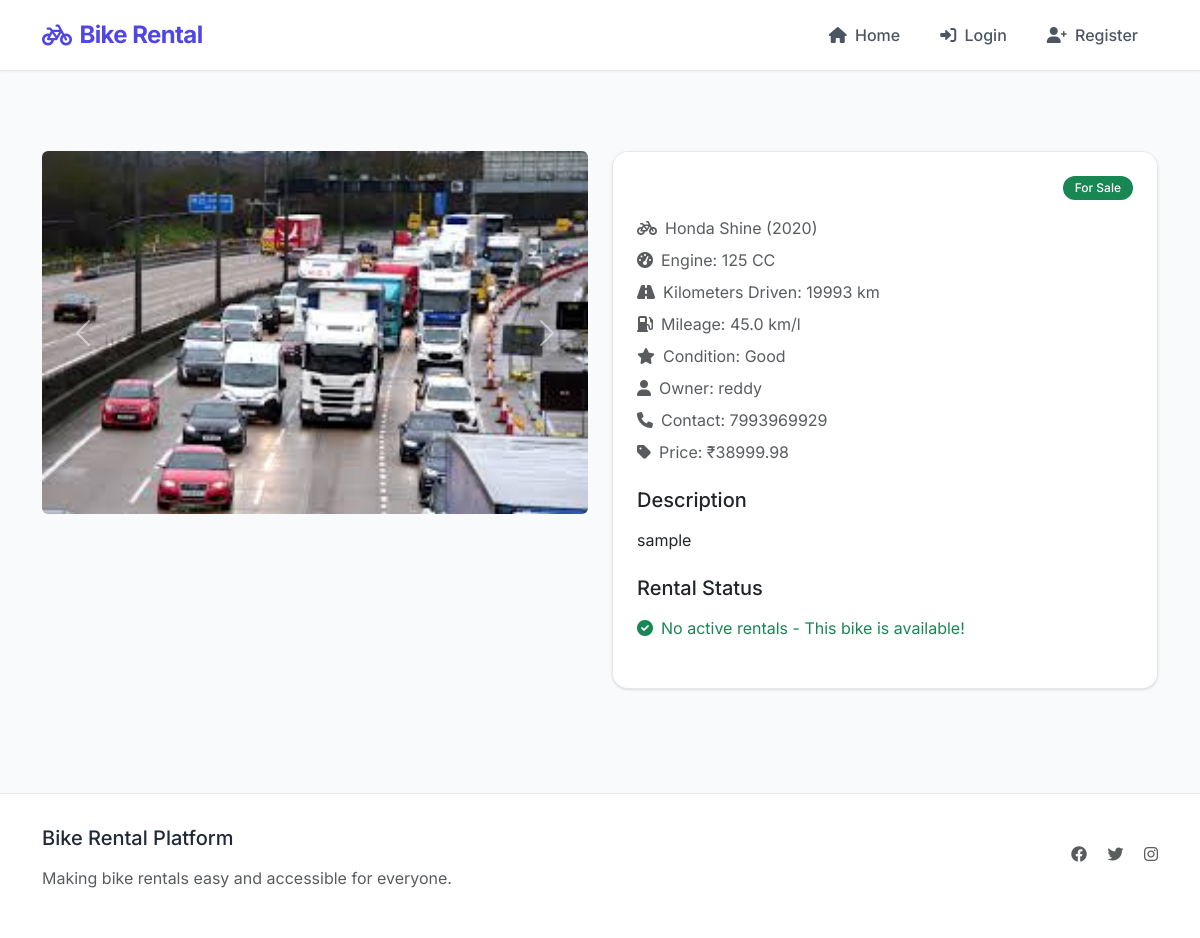
/bikes/2, run on the app's committed database.
### app.py (models this page shows)
class Bike(db.Model):
    id = db.Column(db.Integer, primary_key=True)
    created_at = db.Column(db.DateTime, default=datetime.utcnow)
    brand = db.Column(db.String(50), nullable=False)
    model = db.Column(db.String(100), nullable=False)
    year = db.Column(db.Integer, nullable=False)
    engine_cc = db.Column(db.Integer, nullable=False)
    km_driven = db.Column(db.Integer, nullable=False)
    mileage = db.Column(db.Float, nullable=False)
    condition = db.Column(db.String(50), nullable=False)
    description = db.Column(db.Text, nullable=False)
    owner_id = db.Column(db.Integer, db.ForeignKey('user.id'), nullable=False)
    is_available = db.Column(db.Boolean, default=True)
    listing_type = db.Column(db.String(10), nullable=False)  # 'rent' or 'sale'
    price_per_day = db.Column(db.Float, nullable=True)
    sale_price = db.Column(db.Float, nullable=True)
    image_url_1 = db.Column(db.String(200))
    image_url_2 = db.Column(db.String(200))
    image_url_3 = db.Column(db.String(200))
    rentals = db.relationship('Rental', backref='bike', lazy=True)
    rental_requests = db.relationship('RentalRequest', backref='bike', lazy=True)
    bike_purchases = db.relationship('Purchase', backref=db.backref('bike_details', lazy=True))

class User(db.Model):
    id = db.Column(db.Integer, primary_key=True)
    username = db.Column(db.String(80), unique=True, nullable=False)
    email = db.Column(db.String(120), unique=True, nullable=False)
    password_hash = db.Column(db.String(128))
    mobile = db.Column(db.String(15))
    owned_bikes = db.relationship('Bike', backref=db.backref('owner_user', lazy=True), foreign_keys='Bike.owner_id')
    purchases_made = db.relationship('Purchase', foreign_keys='Purchase.buyer_id', backref=db.backref('buyer_user', lazy=True))
    purchases_sold = db.relationship('Purchase', foreign_keys='Purchase.seller_id', backref=db.backref('seller_user', lazy=True))
    rentals_given = db.relationship('Rental', foreign_keys='Rental.owner_id', backref='owner', lazy=True)
    rentals_taken = db.relationship('Rental', foreign_keys='Rental.renter_id', backref='renter', lazy=True)

### app.py (the view)
@app.route('/bikes/<int:bike_id>')
def view_bike(bike_id):
    bike = Bike.query.get_or_404(bike_id)
    current_time = datetime.utcnow()
    active_rentals = Rental.query.filter(
        Rental.bike_id == bike_id,
        Rental.status == 'active',
        Rental.end_date > current_time
    ).order_by(Rental.start_date).all()
    pending_requests = RentalRequest.query.filter(
        RentalRequest.bike_id == bike_id,
        RentalRequest.status == 'pending'
    ).order_by(RentalRequest.created_at).all()
    pending_purchases = Purchase.query.filter(
        Purchase.bike_id == bike_id,
        Purchase.status == 'pending'
    ).order_by(Purchase.created_at).all()
    return render_template('view_bike.html',
                         bike=bike,
                         active_rentals=active_rentals,
                         pending_requests=pending_requests,
                         pending_purchases=pending_purchases,
                         current_time=current_time)

### app.py (called while the page is built)
@app.context_processor
def utility_processor():
    def get_pending_requests_count():
        if not session.get('user_id'):
            return 0
        return RentalRequest.query.join(Bike).filter(
            Bike.owner_id == session['user_id'],
            RentalRequest.status == 'pending'
        ).count()
    return dict(pending_requests_count=get_pending_requests_count())

### templates/view_bike.html (shortened to what this page needs)
{% extends "base.html" %}
{% block content %}
<div class="container py-4">
    <div class="row">
        <div class="col-md-6 mb-4">
            {% if bike.image_url_1 or bike.image_url_2 or bike.image_url_3 %}
                <div id="bikeCarousel" class="carousel slide mb-4" data-bs-ride="carousel">
                    <div class="carousel-inner">
                        {% if bike.image_url_1 %}
                            <div class="carousel-item active">
                                <img src="../static/{{ bike.image_url_1.replace('\\', '/') }}"
                                     class="img-fluid rounded" alt="{{ bike.name }}"
                                     style="max-height: 400px; width: 100%; object-fit: cover;">
                            </div>
                        {% else %}
                            <div class="bg-light rounded d-flex align-items-center justify-content-center" style="height: 400px;">
                                <i class="fas fa-bicycle fa-4x text-muted"></i>
                            </div>
                        {% endif %}
                    </div>
                    {% if bike.image_url_2 or bike.image_url_3 %}
                        <button class="carousel-control-prev" type="button" data-bs-target="#bikeCarousel" data-bs-slide="prev">
                            <span class="carousel-control-prev-icon" aria-hidden="true"></span>
                        </button>
                        <button class="carousel-control-next" type="button" data-bs-target="#bikeCarousel" data-bs-slide="next">
                            <span class="carousel-control-next-icon" aria-hidden="true"></span>
                        </button>
                    {% endif %}
                </div>
            {% else %}
                <div class="card h-100 d-flex align-items-center justify-content-center">
                    <i class="fas fa-bicycle fa-4x text-muted"></i>
                    <p class="text-muted mt-3">No images available</p>
                </div>
            {% endif %}
        </div>
        <div class="col-md-6">
            <div class="card">
                <div class="card-body">
                    <div class="d-flex justify-content-between align-items-start mb-3">
                        <span class="badge {% if bike.listing_type == 'rent' %}bg-primary{% else %}bg-success{% endif %}">
                            {% if bike.listing_type == 'rent' %}For Rent{% else %}For Sale{% endif %}
                        </span>
                    </div>
                    <div class="mb-4">
                        <p class="card-text text-muted mb-2">
                            <i class="fas fa-bicycle me-2"></i>{{ bike.brand }} {{ bike.model }} ({{ bike.year }})
                        </p>
                        <p class="card-text text-muted mb-2">
                            <i class="fas fa-tachometer-alt me-2"></i>Engine: {{ bike.engine_cc }} CC
                        </p>
                        <p class="card-text text-muted mb-2">
                            <i class="fas fa-road me-2"></i>Kilometers Driven: {{ bike.km_driven }} km
                        </p>
                        <p class="card-text text-muted mb-2">
                            <i class="fas fa-gas-pump me-2"></i>Mileage: {{ bike.mileage }} km/l
                        </p>
                        <p class="card-text text-muted mb-2">
                            <i class="fas fa-star me-2"></i>Condition: {{ bike.condition }}
                        </p>
                        <p class="card-text text-muted mb-2">
                            <i class="fas fa-user me-2"></i>Owner: {{ bike.owner_user.username }}
                        </p>
                        <p class="card-text text-muted mb-2">
                            <i class="fas fa-phone me-2"></i>Contact: {{ bike.owner_user.mobile if bike.owner_user.mobile else 'Not provided' }}
                        </p>
                        {% if bike.listing_type == 'rent' %}
                        <p class="card-text text-muted mb-2">
                            <i class="fas fa-tag me-2"></i>Price: ₹{{ "%.2f"|format(bike.price_per_day or 0) }} per day
                        </p>
                        {% else %}
                        <p class="card-text text-muted mb-2">
                            <i class="fas fa-tag me-2"></i>Price: ₹{{ "%.2f"|format(bike.sale_price or 0) }}
                        </p>
                        {% endif %}
                    </div>
                    <div class="mb-4">
                        <h5 class="mb-3">Description</h5>
                        <p class="card-text">{{ bike.description }}</p>
                    </div>
                    <div class="mb-4">
                        <h5 class="mb-3">Rental Status</h5>
                        {% if active_rentals %}
                            <div class="alert alert-info">
                                <h6 class="alert-heading">Current/Upcoming Rentals:</h6>
                                <ul class="list-unstyled mb-0">
                                    {% for rental in active_rentals %}
                                        <li class="mb-2">
                                            {% if bike.owner_id == session.get('user_id') %}
                                                <strong>{{ rental.renter.username }}</strong><br>
                                                <small class="text-muted">
                                                    <i class="fas fa-calendar me-2"></i>{{ rental.start_date.strftime('%Y-%m-%d') }} to {{ rental.end_date.strftime('%Y-%m-%d') }}<br>
                                                    <i class="fas fa-envelope me-2"></i>{{ rental.renter.email }}<br>
                                                    <i class="fas fa-phone me-2"></i>{{ rental.renter.mobile if rental.renter.mobile else 'Not provided' }}
                                                </small>
                                            {% else %}
                                                <i class="fas fa-calendar me-2"></i>
                                                {{ rental.start_date.strftime('%Y-%m-%d') }} to {{ rental.end_date.strftime('%Y-%m-%d') }}
                                                {% if rental.renter_id == session.get('user_id') %}
                                                    <span class="badge bg-primary ms-2">Your Rental</span>
                                                {% endif %}
                                            {% endif %}
                                        </li>
                                    {% endfor %}
                                </ul>
                            </div>
                        {% else %}
                            <p class="text-success mb-0">
                                <i class="fas fa-check-circle me-2"></i>No active rentals - This bike is available!
                            </p>
                        {% endif %}
                    </div>
                </div>
            </div>
        </div>
    </div>
</div>
{% endblock %}

### data on the page
Bike: brand "Honda", model "Shine", year "2020", engine_cc "125", km_driven "19993", mileage "45.0", condition "Good", sale_price "38999.98", description "sample"
User: owner_user.username "reddy", owner_user "7993969929"
